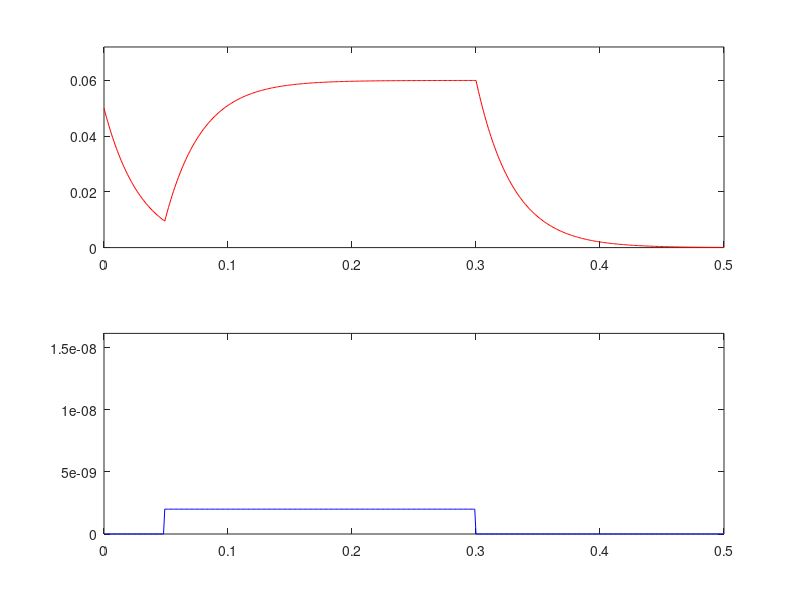

MATLAB code to generate this figure:
#/1 A simple leaky membrane

clear
% membrane constants
tau_m = 0.030;
Rm = 3e7;

% Time
delta_t = 0.001; % Integration time step
duration = 0.5; % duration of the simulation
No_steps = round(duration ./ delta_t);
times = linspace(0, duration, No_steps + 1); % The time points for update

% membrane potential
V_0 = 0.05; % The initial membrane potential
V = zeros(1, No_steps + 1);
V(1) = V_0;

% Injection current
I_0 = 2e-9;
I_duration = 0.25;
I_start = 0.05;
I_start_index = round(I_start ./ delta_t);
I_finish_index = round((I_start + I_duration) ./ delta_t);
Iinj = zeros(1, No_steps + 1);
Iinj(I_start_index:I_finish_index) = I_0;


for i=1:No_steps
  #dV = (-1 ./ tau_m) .* V(i) .* delta_t;
  dV = (1 ./ tau_m) .* (-V(i) + Rm .* Iinj(i)) .* delta_t;
   V(i+1) = V(i) + dV;
end

clf % clear the graphics
subplot(2,1,1)
plot(times, V, 'r');
Vheight = 1.2 .* Rm .* I_0;
axis([0 duration 0 Vheight])
subplot(2,1,2)
plot(times, Iinj, 'b');
Iheight = 1.2 .* I_0;
axis([0 duration 0 Iheight])
